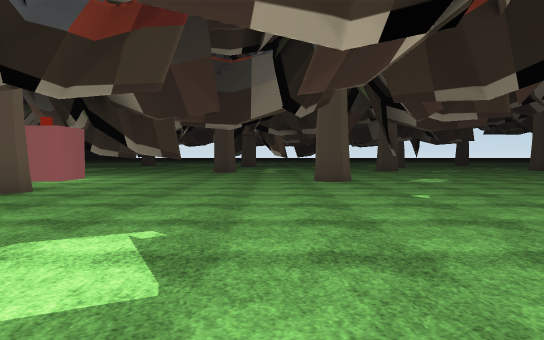
[1] (above)

22 first-person views from a walk through a scene from a Unity 3-D project. The camera is 1.2 m above the floor, tilts 2° down and sees 70° across. The floor is counted in squares, 2 m on a side. Each view is taken from the middle of a square. On the plan, view 1 faces up. The plan holds only what a view shows up to about 11 squares ahead; the rest is blank. The place goes on beyond the plan. The player is left out. Some surface patterns are stand-ins.

[2]
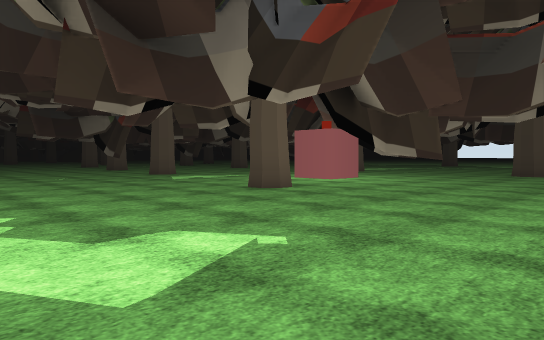

[3]
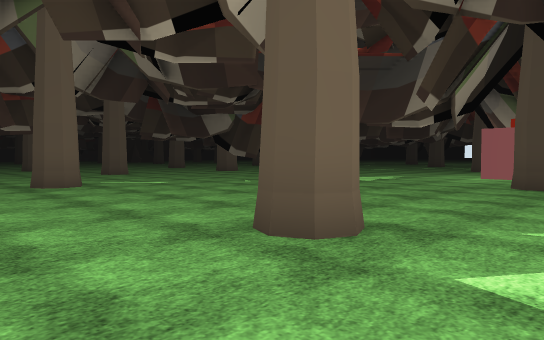

[4]
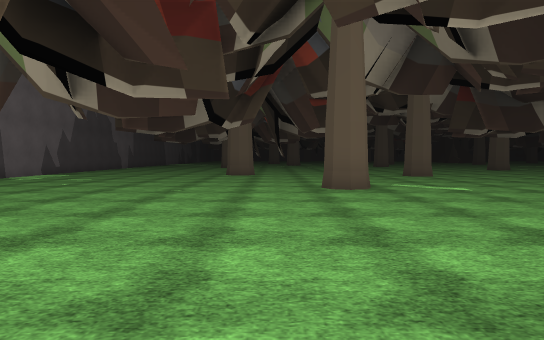

[5]
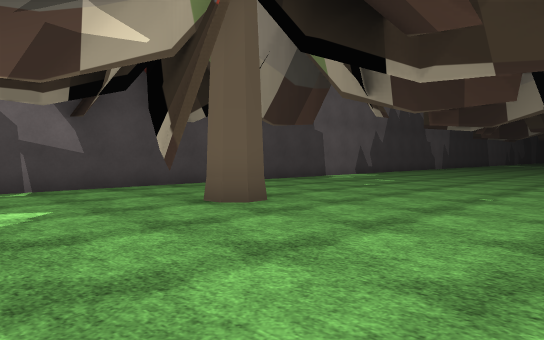

[6]
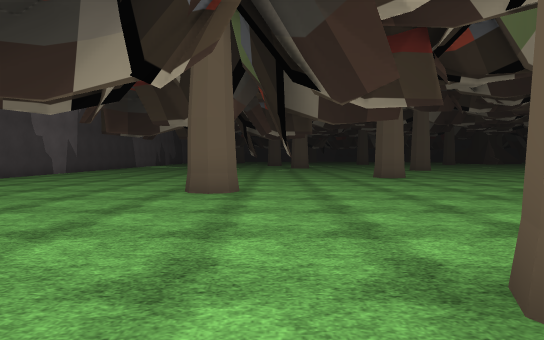

[7]
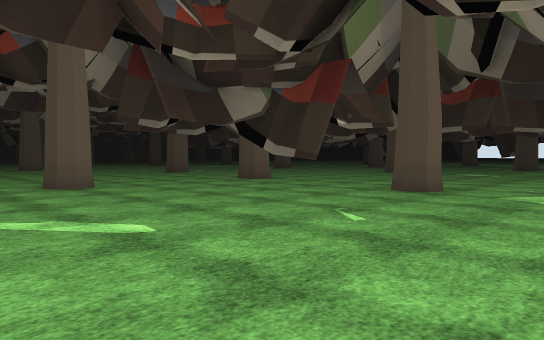

[8]
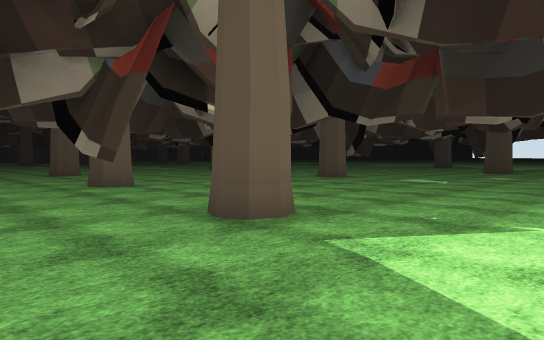

[9]
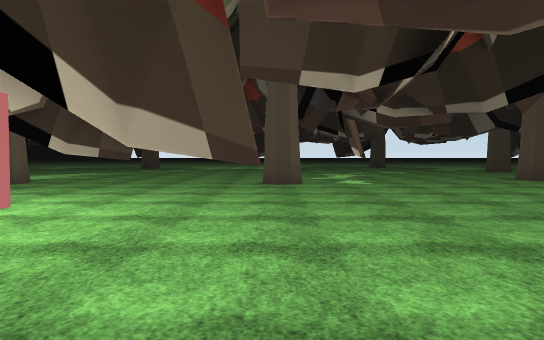

[10]
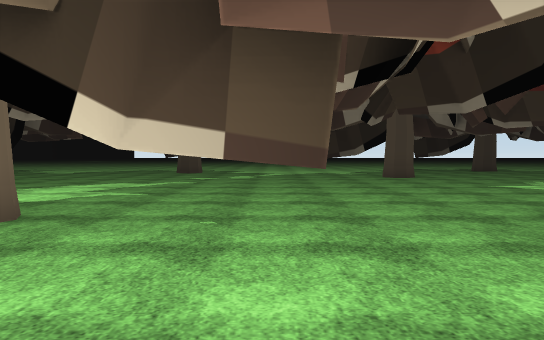

[11]
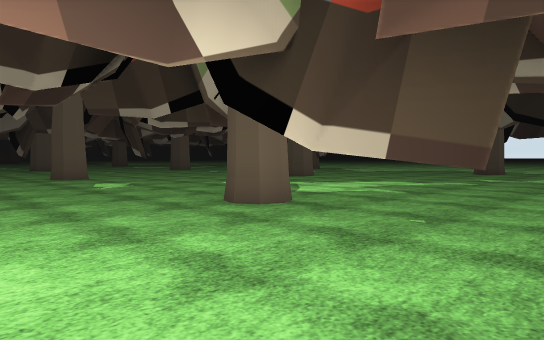

[12]
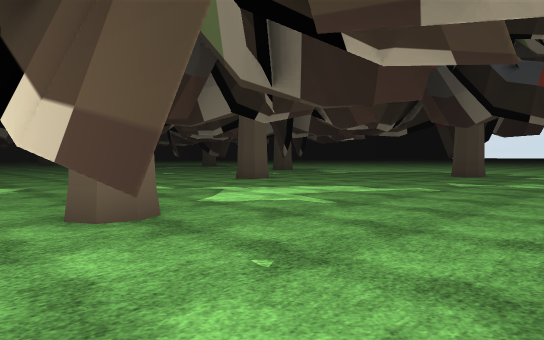

[13]
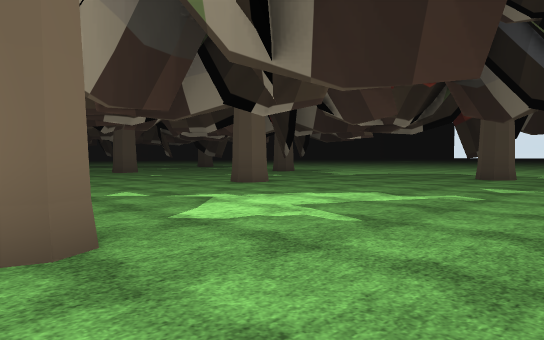

[14]
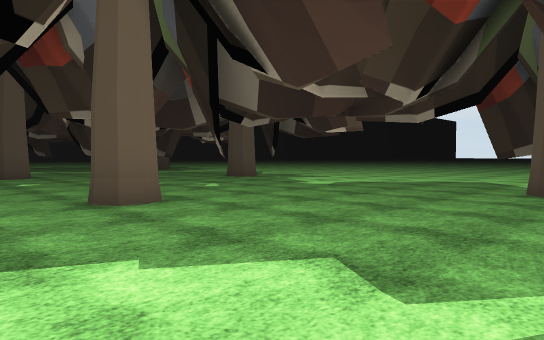

[15]
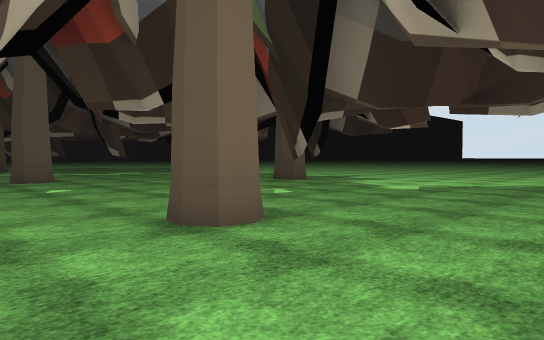

[16]
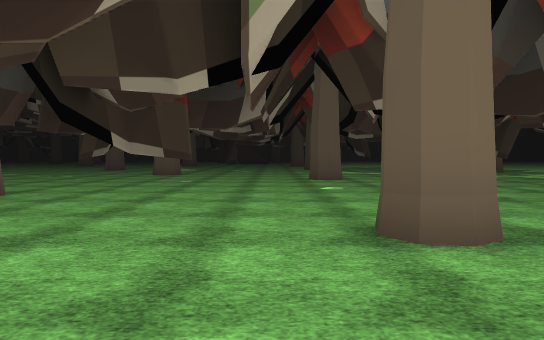

[17]
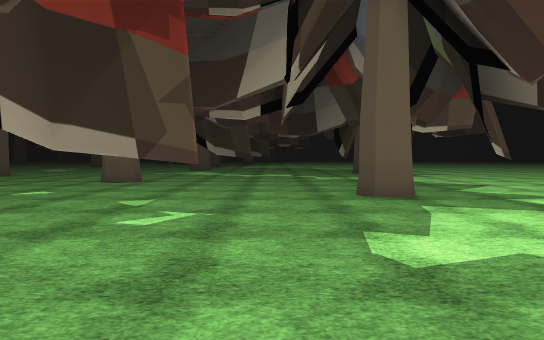

[18]
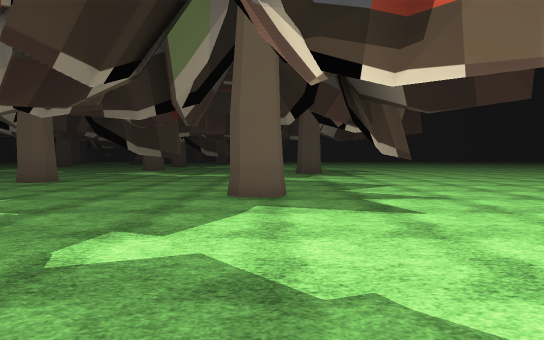

[19]
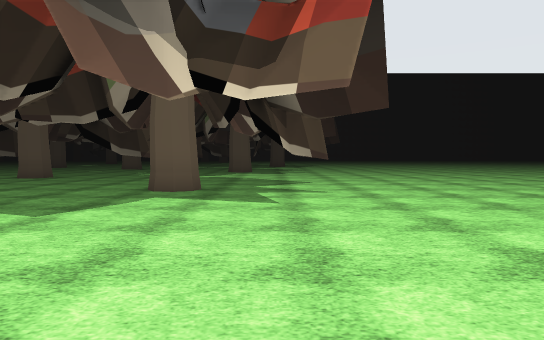

[20]
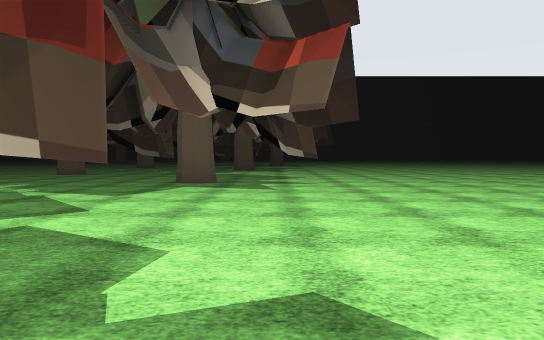

[21]
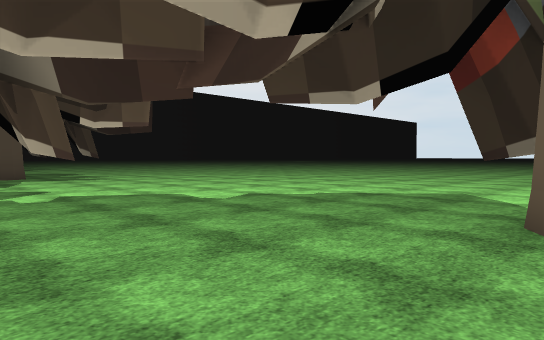

[22]
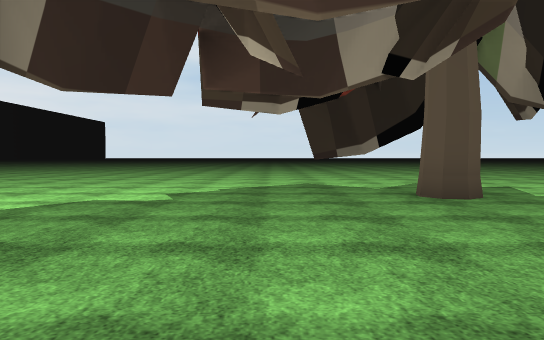

### Floor plan
Key: @ floor where view 1 was taken; # wall or solid block; . floor; O other object.
Columns run from 21 left of view 1 to 4 right of it. Each row starts with its distance up from view 1.
 32 ....     .................
 31 .....    .................
 30 .......  ..............#..
 29 ...#....................#.
 28 ....#.......#.............
 27 .........................#
 26 #....#....................
 25 .............#....#.......
 24 ...................#......
 23 ##......#.........  ......
 22 ....................#...
 21 ........................
 20 ..#......#.............
 19 .......................
 18 ......................
 17 .....#................#...
 16  ....................#...O
 15  ............#.....#......
 14  ##...#...................
 13  ..............##........
 12  ..    .................
 11     ..  ..... ..........
 10    ..........   ......#...
  9   ........... .O...#......
  8  ....#....O.......#.......
  7 .......##.................
  6 .  .......................
  5 ..........................
  4 .....O...................
  3 ........................
  2 O.......................
  1 ................O......
  0 .........O#........  @
 -1 ..OO...............
 -2 ....O..............
 -3  ..............#.
 -4 ..............#..
 -5 ................
 -6 ..... ..........
 -7 ....  ..........
 -8 ..    .... .....
 -9 #     ##########

Positions as (right, up) in squares from view 1, and headings:
1: (0, 0), facing up
2: (1, 1), facing up-left
3: (-3, -2), facing up-left
4: (-4, -1), facing left
5: (-5, -1), facing down-left
6: (-10, -1), facing left
7: (-8, 1), facing up-left
8: (-8, 5), facing up-left
9: (-2, 6), facing up
10: (-5, 11), facing up
11: (-4, 11), facing up-left
12: (-4, 13), facing up-left
13: (-5, 14), facing up-left
14: (-7, 18), facing up-left
15: (-9, 18), facing up-left
16: (-9, 19), facing left
17: (-10, 24), facing left
18: (-10, 26), facing left
19: (-1, 27), facing left
20: (1, 27), facing left
21: (4, 23), facing up-left
22: (1, 21), facing up
